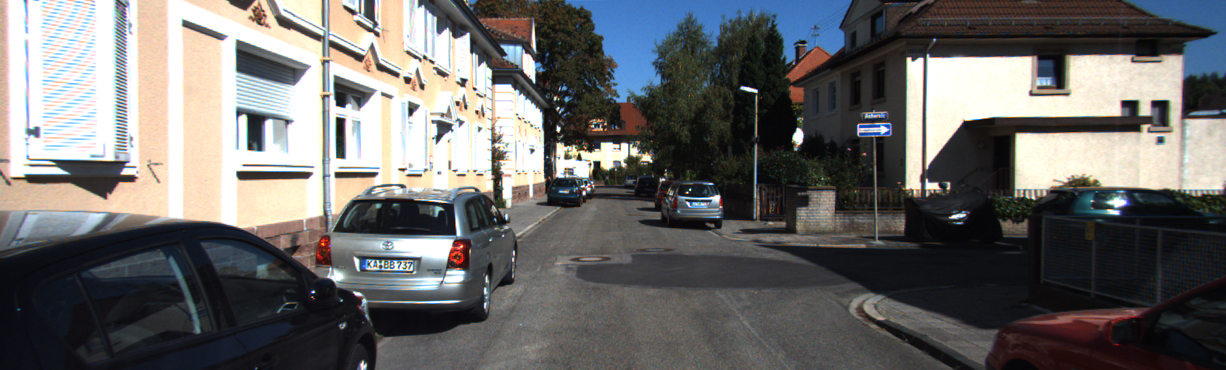
#> input picture Images/Testing/000113.png, 1226 x 370 px; its folder holds only this picture in this run
$ python line_detection.py
#> lines starting #> are read from the running program, lines starting #| are printed output that depends on the picture; long printed decimals are rounded
# Python program to illustrate HoughLine
# method for line detection
import cv2
import numpy as np
import glob
import sys
import math


i = 0
for filename in sorted(glob.glob('Images/Testing/*.png')):
	# Reading the required image in
	# which operations are to be done.
	# Make sure that the image is in the same
	# directory in which this python program is
	img = cv2.imread(filename)
#> img is the input picture: shape (370, 1226, 3); mean B, G, R 105, 105.7, 106.7

	# Convert the img to grayscale
	gray = cv2.cvtColor(img,cv2.COLOR_BGR2GRAY)
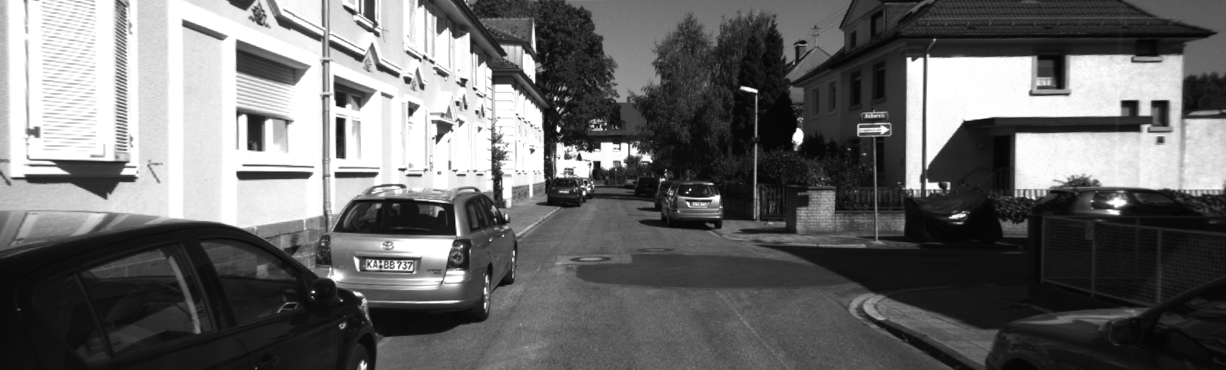
#> gray: shape (370, 1226); min 3, max 255, mean 105.9

	# Apply edge detection method on the image
	edges = cv2.Canny(gray,110, 120)
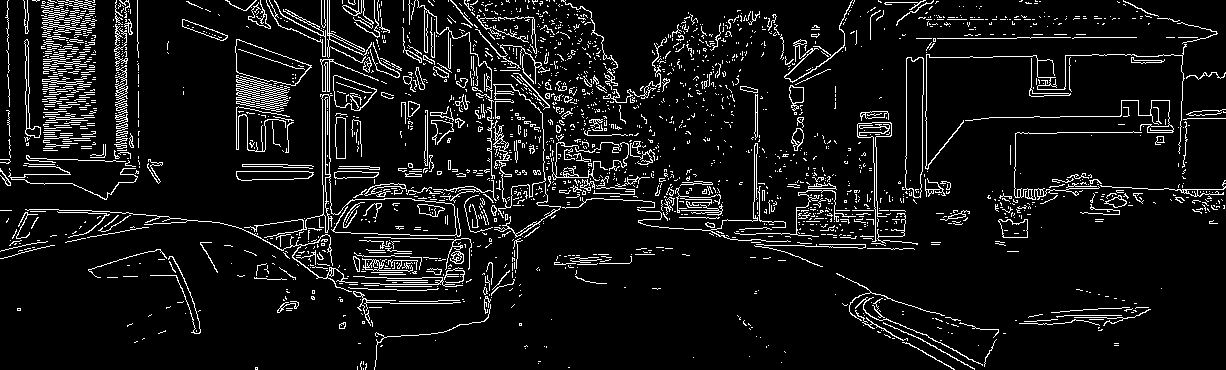
#> edges: shape (370, 1226); 8.1% white in thin lines or dots

	# This returns an array of r and theta values
	lines = cv2.HoughLines(edges,1,np.pi/180, 200)
#> lines = 33 rows, first 8: [157, 1.61], [135, 1.55], [210, 1.57], [189, 1.57], [37, 1.57], [159, 1.61], [154, 1.61], [-121, 2.04]

	# [4 lines of commented-out code are left out]

	columns, rows, channels = img.shape
#> columns = 370; rows = 1226; channels = 3

	m2 = float("inf")

	min_pos_theta = sys.maxsize
	max_neg_theta = -(sys.maxsize-1)

	posx1 = 0
	posy1 = 0
	posx2 = 0
	posy2 = 0
	negx1 = 0
	negy1 = 0
	negx2 = 0
	negy2 = 0
	# The below for loop runs till r and theta values
	# are in the range of the 2d array
	for line in lines:
		for r,theta in line:

			# Stores the value of cos(theta) in a
			a = np.cos(theta)

			# Stores the value of sin(theta) in b
			b = np.sin(theta)

			# x0 stores the value rcos(theta)
			x0 = a*r

			# y0 stores the value rsin(theta)
			y0 = b*r

			# x1 stores the rounded off value of (rcos(theta)-1000sin(theta))
			x1 = int(x0 + 1000*(-b))

			# y1 stores the rounded off value of (rsin(theta)+1000cos(theta))
			y1 = int(y0 + 1000*(a))

			# x2 stores the rounded off value of (rcos(theta)+1000sin(theta))
			x2 = int(x0 - 1000*(-b))

			# y2 stores the rounded off value of (rsin(theta)-1000cos(theta))
			y2 = int(y0 - 1000*(a))

			if x2 == x1:
				m1 = float("inf")
			else:
				m1 = (y2-y1)/(x2-x1)
			if m1<0:
				angle = math.atan2((m1 - m2),(1+m1*m2))
			if m1>0:
				angle = math.atan2((m2 - m1),(1+m1*m2))

			print(angle)

			if angle < 0 and angle > max_neg_theta:
				print('new neg')
				max_neg_theta = angle
				negx1 = x1
				negy1 = y1
				negx2 = x2
				negy2 = y2


			if angle > 0 and angle < min_pos_theta:
				print('new pos')
				min_pos_theta = angle
				posx1 = x1
				posy1 = y1
				posx2 = x2
				posy2 = y2

			print('\n')
#> this loop made 33 passes
#> line on passes 1 to 12: [[157, 1.61]], [[135, 1.55]], [[210, 1.57]], [[189, 1.57]], [[37, 1.57]], [[159, 1.61]], [[154, 1.61]], [[-121, 2.04]], [[74, 1.55]], [[-45, 1.92]], [[-27, 1.88]], [[-90, 1.99]]
#| 0.7854
#| new pos
#| -2.356
#| new neg
#| 0.7854
#| 0.7854
#| 0.7854
#| 0.7854
#| 0.7854
#| 0.7854
#> (further printed lines are left out)
#> after the loop, max_neg_theta = -2.36; min_pos_theta = 0.785; negx1 = -997; negx2 = 1002; negy1 = 152; negy2 = 117; posx1 = -1004; posx2 = 993; posy1 = 122; posy2 = 191

			# [19 lines of commented-out code are left out]


	cv2.line(img,(posx1,posy1), (posx2,posy2), (0,0,255),2)
	cv2.line(img,(negx1,negy1), (negx2,negy2), (0,0,255),2)
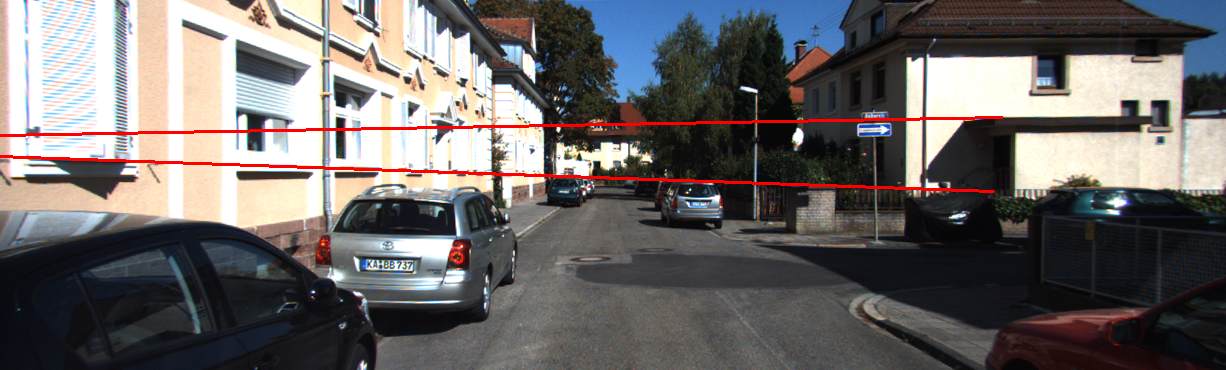
#> img: shape (370, 1226, 3); mean B, G, R 103.1, 103.7, 108.1

	url = 'Result2/linesDetected.jpg' + str(i) + '.png'
	i = i+1
	cv2.imwrite(url, img)

$ run again, on Images/Testing/000155.png
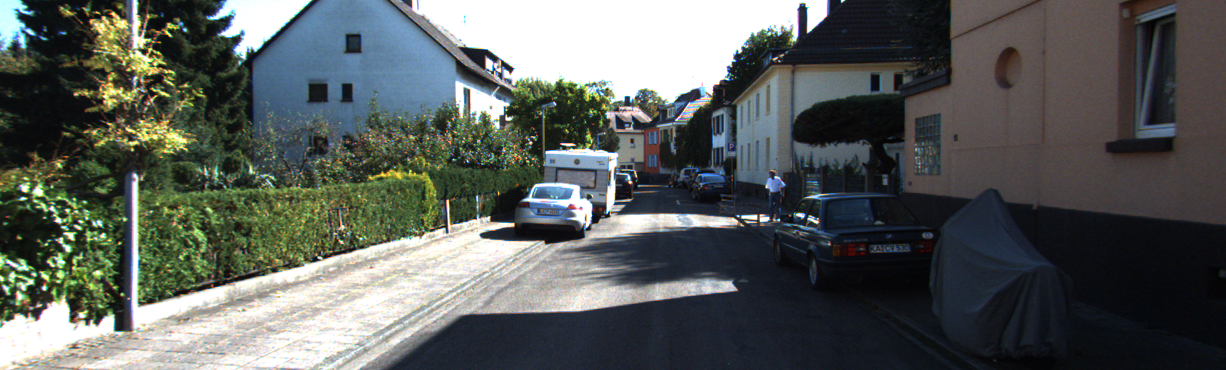
#> input picture Images/Testing/000155.png, 1226 x 370 px
#> img is the input picture: shape (370, 1226, 3); mean B, G, R 90.5, 93.3, 88.7
#> `edges = cv2.Canny(gray,110, 120)`:
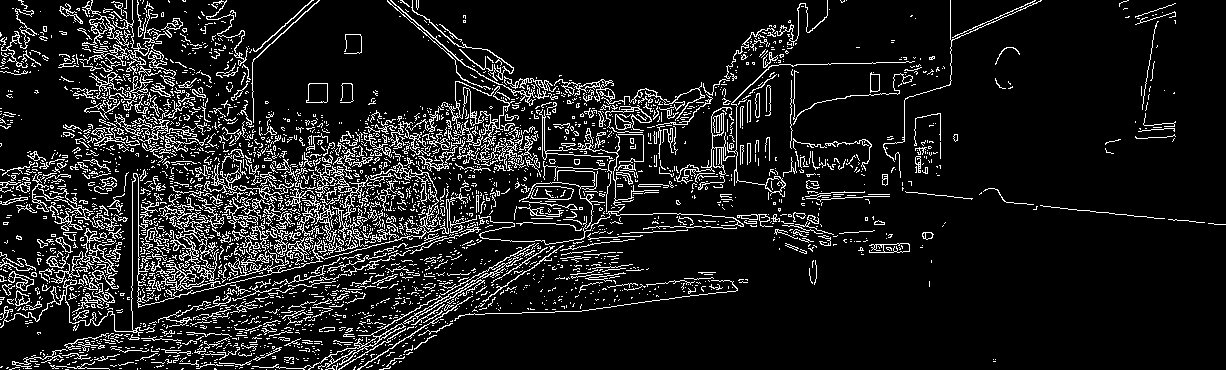
#> edges: shape (370, 1226); 11.2% white in thin lines or dots
#> lines = 585 rows, first 8: [96, 1.68], [116, 1.66], [113, 1.66], [237, 1.48], [291, 1.31], [204, 1.61], [273, 1.34], [267, 1.45]
#> the loop `for line in lines:` made 585 passes
#> (printed output is left out)
#> after the loop `for line in lines:`: max_neg_theta = -2.36; min_pos_theta = 0.785; negx1 = -975; negx2 = 1016; negy1 = 323; negy2 = 148; posx1 = -1004; posx2 = 984; posy1 = -9; posy2 = 200
#> `cv2.line(img,(negx1,negy1), (negx2,negy2), (0,0,255),2)`:
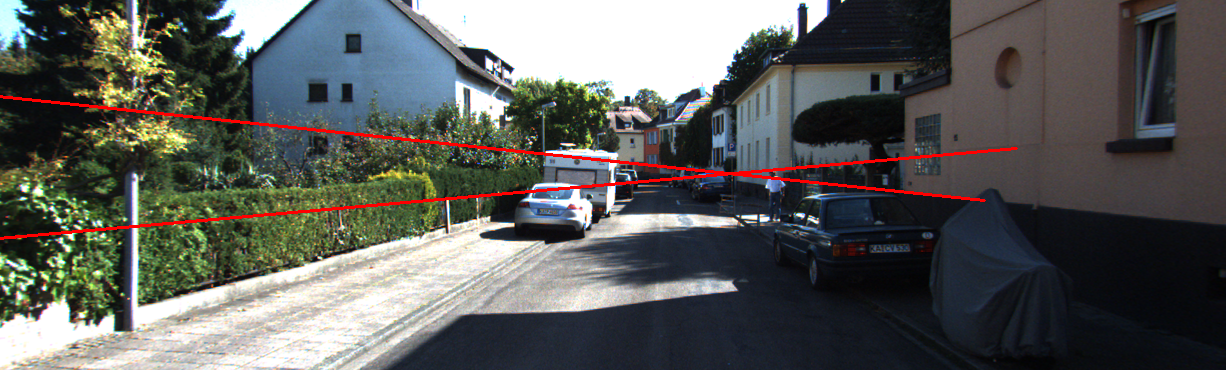
#> img: shape (370, 1226, 3); mean B, G, R 89.5, 92.3, 91.2

$ run again, on Images/Testing/000169.png
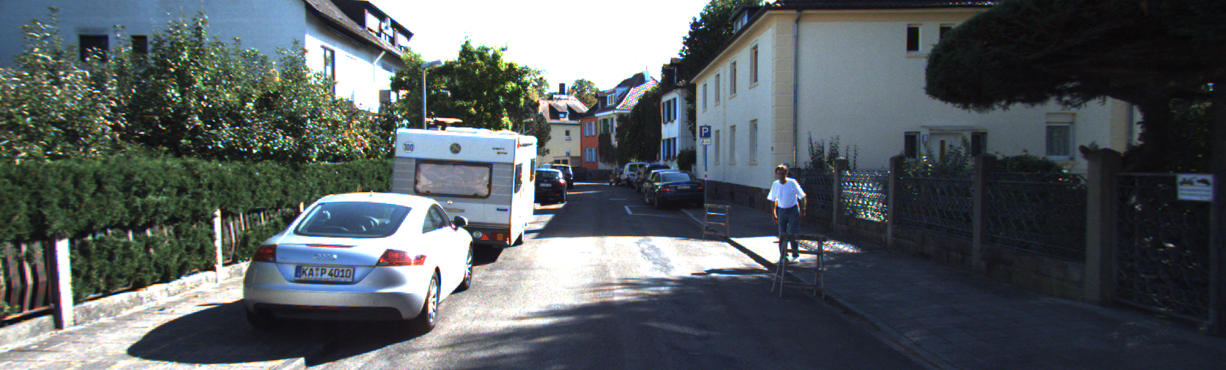
#> input picture Images/Testing/000169.png, 1226 x 370 px
#> img is the input picture: shape (370, 1226, 3); mean B, G, R 96.1, 93, 86.2
#> `edges = cv2.Canny(gray,110, 120)`:
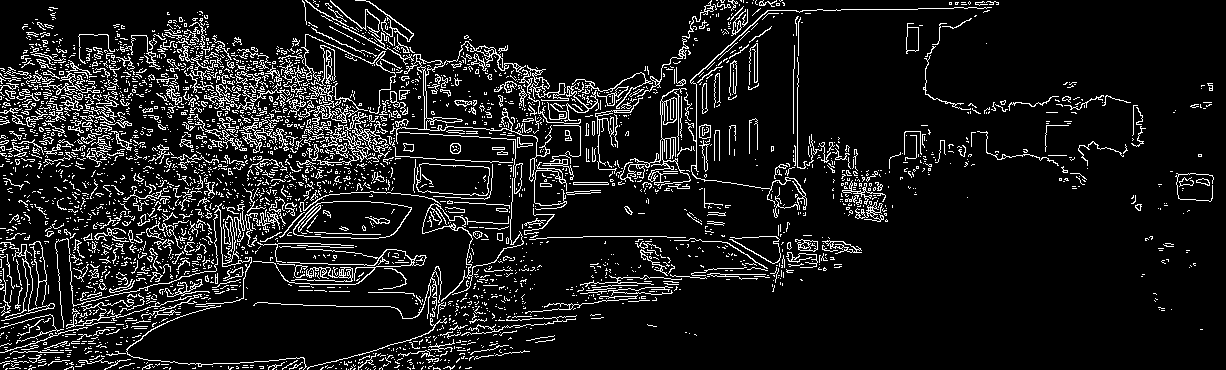
#> edges: shape (370, 1226); 10.4% white in thin lines or dots
#> lines = 222 rows, first 8: [111, 1.62], [85, 1.59], [79, 1.66], [120, 1.66], [153, 1.59], [103, 1.61], [66, 1.73], [119, 1.61]
#> the loop `for line in lines:` made 222 passes
#> (printed output is left out)
#> after the loop `for line in lines:`: max_neg_theta = -2.36; min_pos_theta = 0.785; negx1 = -990; negx2 = 1006; negy1 = 205; negy2 = 100; posx1 = -1004; posx2 = 992; posy1 = 58; posy2 = 163
#> `cv2.line(img,(negx1,negy1), (negx2,negy2), (0,0,255),2)`:
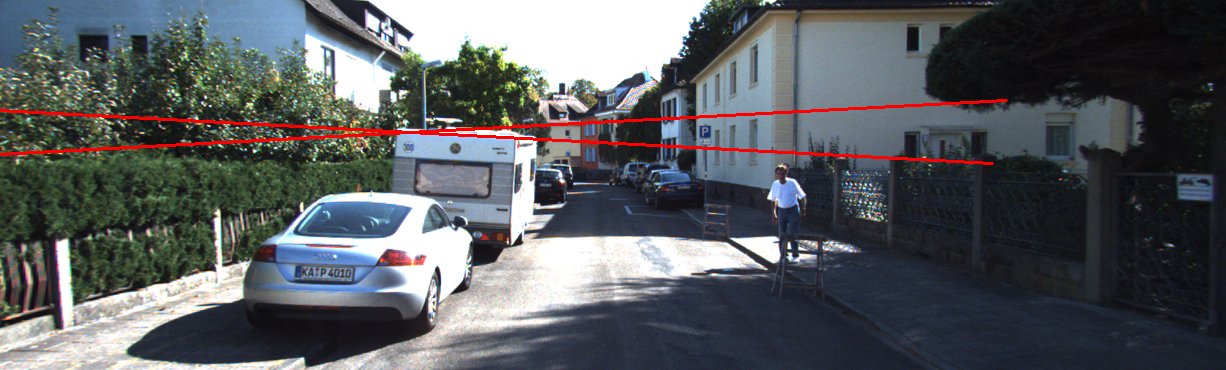
#> img: shape (370, 1226, 3); mean B, G, R 94.8, 91.6, 88.3

$ run again, on Images/Testing/000176.png
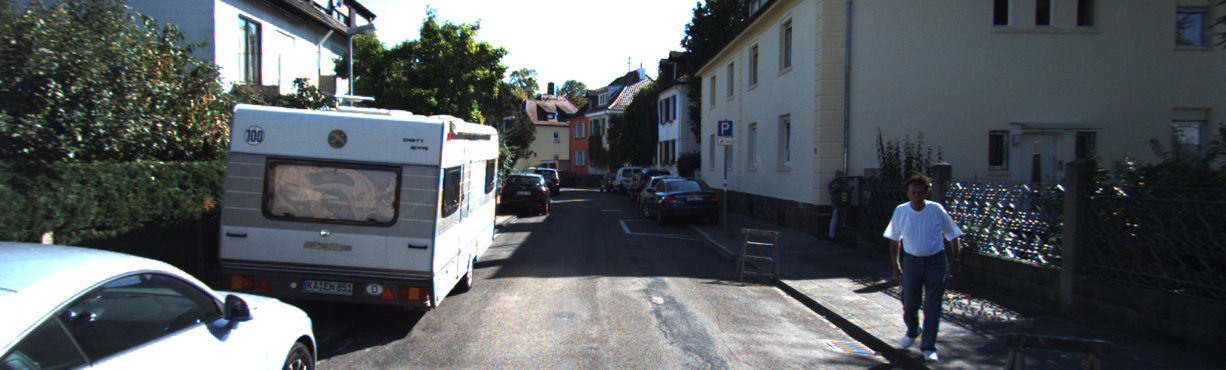
#> input picture Images/Testing/000176.png, 1226 x 370 px
#> img is the input picture: shape (370, 1226, 3); mean B, G, R 94.8, 91.6, 85.6
#> `edges = cv2.Canny(gray,110, 120)`:
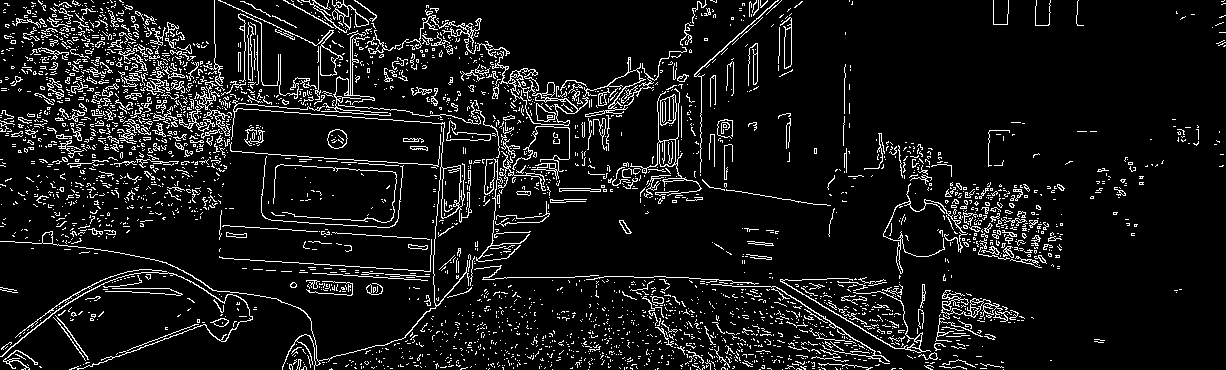
#> edges: shape (370, 1226); 8.7% white in thin lines or dots
#> lines = 36 rows, first 8: [134, 1.64], [129, 1.66], [92, 1.64], [241, 1.64], [32, 1.78], [141, 1.62], [60, 1.75], [85, 1.64]
#> the loop `for line in lines:` made 36 passes
#> (printed output is left out)
#> after the loop `for line in lines:`: max_neg_theta = -2.36; min_pos_theta = 0.785; negx1 = -992; negx2 = 1005; negy1 = 175; negy2 = 70; posx1 = -1006; posx2 = 988; posy1 = 63; posy2 = 203
#> `cv2.line(img,(negx1,negy1), (negx2,negy2), (0,0,255),2)`:
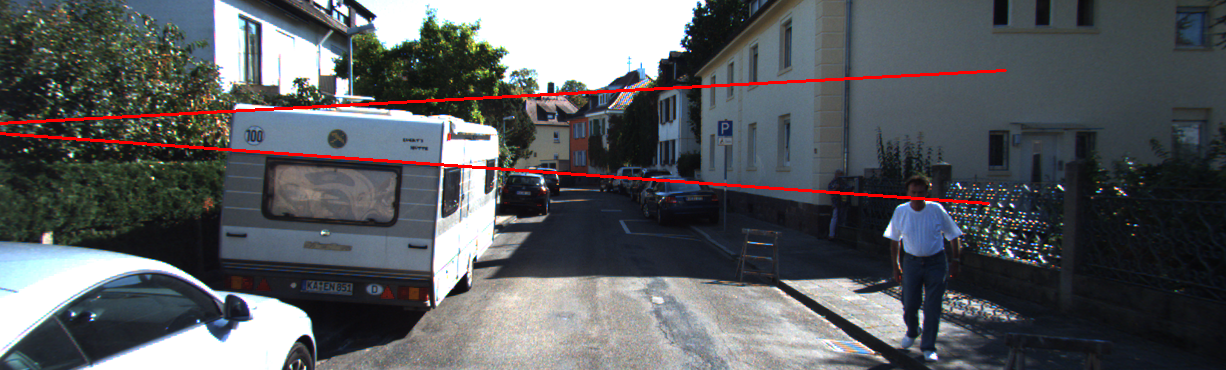
#> img: shape (370, 1226, 3); mean B, G, R 93.7, 90.5, 88.1

$ run again, on Images/Testing/000134.png
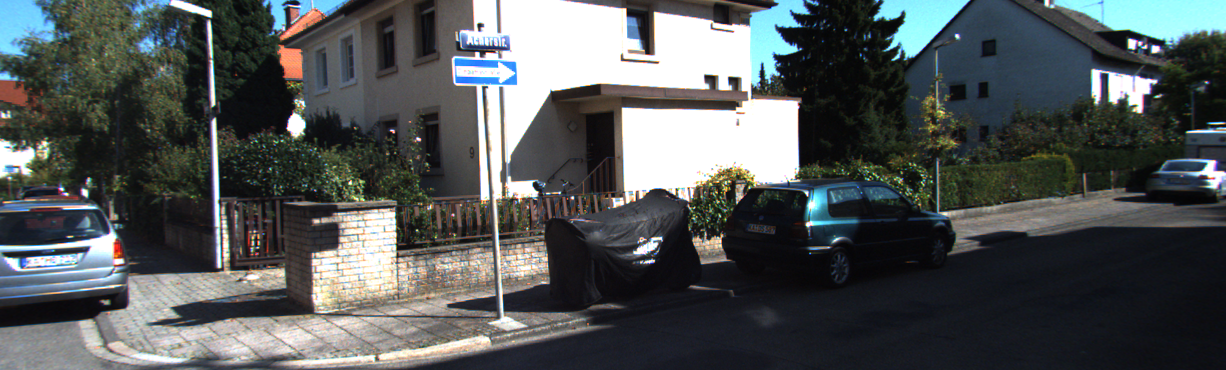
#> input picture Images/Testing/000134.png, 1226 x 370 px
#> img is the input picture: shape (370, 1226, 3); mean B, G, R 86.5, 86.2, 81.7
#> `edges = cv2.Canny(gray,110, 120)`:
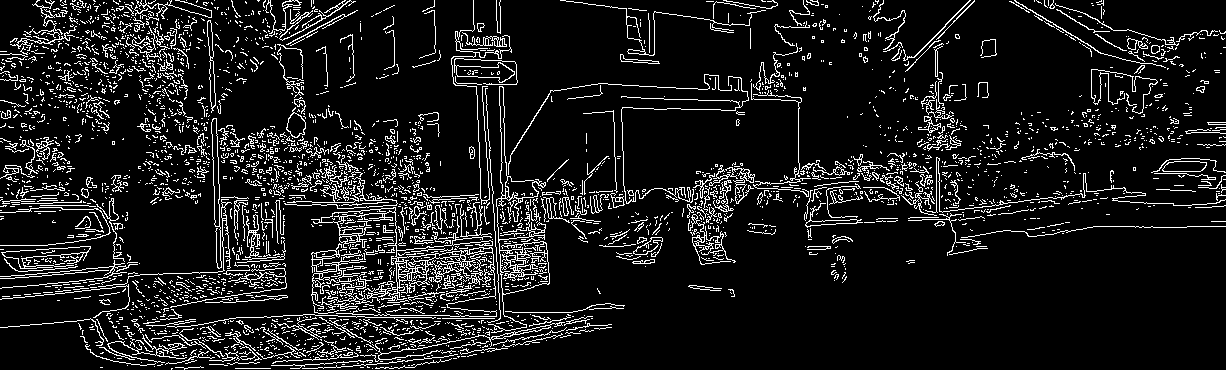
#> edges: shape (370, 1226); 10.4% white in thin lines or dots
#> lines = 247 rows, first 8: [206, 1.55], [212, 1.54], [278, 1.48], [277, 1.45], [202, 1.57], [309, 1.47], [289, 1.43], [297, 1.48]
#> the loop `for line in lines:` made 247 passes
#> (printed output is left out)
#> after the loop `for line in lines:`: max_neg_theta = -2.36; min_pos_theta = 0.785; negx1 = -996; negx2 = 1003; negy1 = 223; negy2 = 188; posx1 = -1000; posx2 = 999; posy1 = 201; posy2 = 202
#> `cv2.line(img,(negx1,negy1), (negx2,negy2), (0,0,255),2)`:
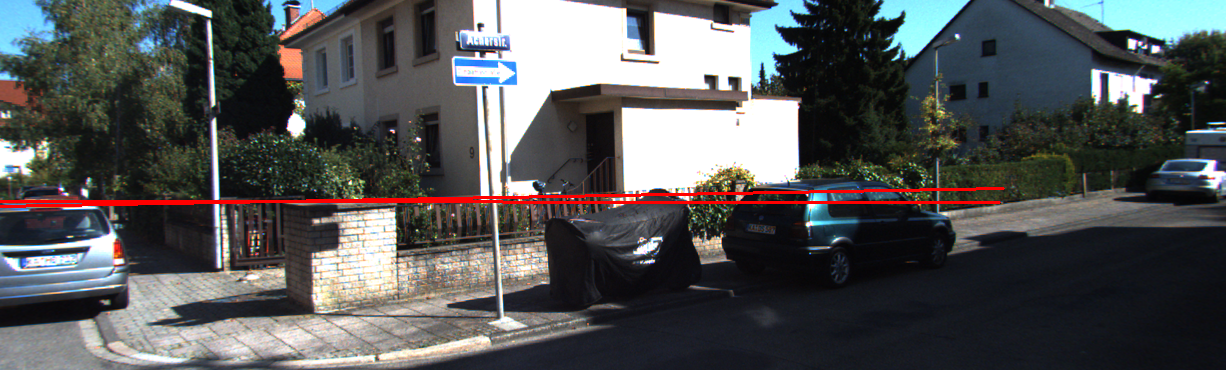
#> img: shape (370, 1226, 3); mean B, G, R 85.7, 85.3, 84
